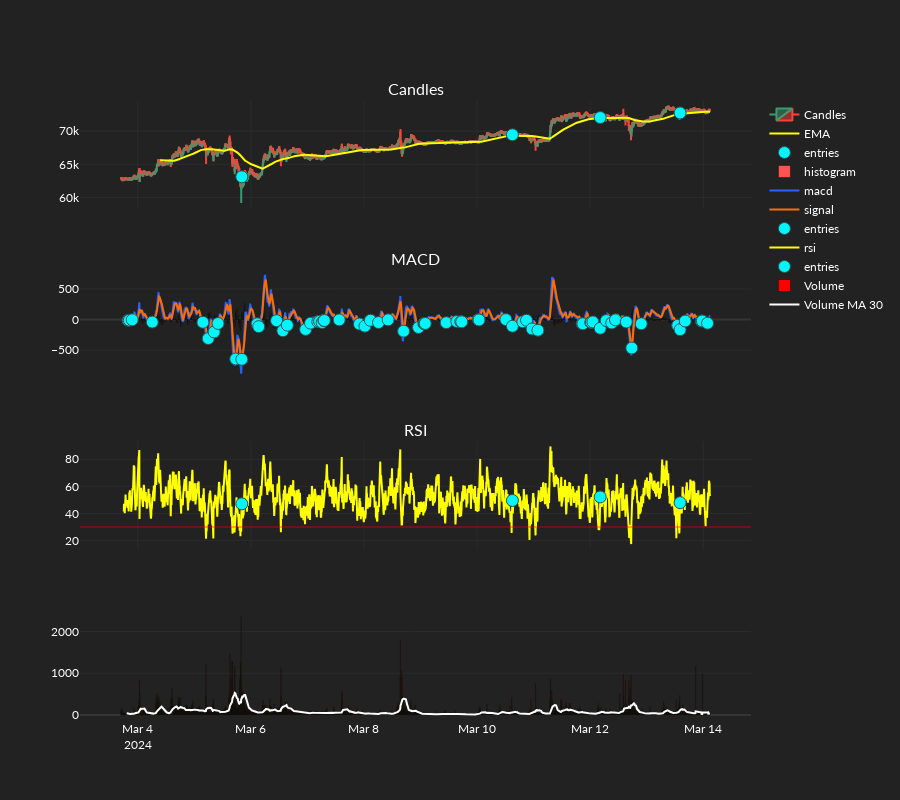

The cell this chart's notebook holds for it:
### Code cell
fig = go.Figure()
fig = make_subplots(
    cols=1,
    rows=4,
    shared_xaxes=True,
    subplot_titles=["Candles","MACD","RSI"],
    # row_heights=[0.6,0.4],
    vertical_spacing=0.1
)
# Candlestick chart for pricing
fig.append_trace(
    go.Candlestick(
        x=datetimes,
        open=candles[:, CandleBodyType.Open],        
        high=candles[:, CandleBodyType.High],        
        low=candles[:, CandleBodyType.Low],        
        close=candles[:, CandleBodyType.Close],       
        name="Candles",
    ),
    col=1,
    row=1
)

fig.append_trace(
    go.Scatter(
        x=datetimes,
        y=ema,
        name="EMA",
        line_color="yellow",
    ),
    col=1,
    row=1,
)

fig.append_trace(
    go.Scatter(
        x=datetimes,
        y=entry_signals_close,
        mode="markers",
        name="entries",
        marker=dict(
            size=12,
            symbol="circle",
            color="#00F6FF",
            line=dict(
                width=1,
                color="DarkSlateGray",
            )
        )
    ),
    row=1,
    col=1        
)



ind_shift = np.roll(histogram, 1)
ind_shift[0] = np.nan
colors = np.where(
    histogram >= 0,
    np.where(ind_shift < histogram, "#26A69A", "#B2DFBD"),
    np.where(ind_shift < histogram, "#FFCDD2", "#FF5252"),
)

fig.append_trace(
    go.Bar(
        x=datetimes,
        y=histogram,
        name="histogram",
        marker_color=colors
    ),
    row=2,
    col=1
)

fig.append_trace(
    go.Scatter(
        x=datetimes,
        y=macd,
        name="macd",
        line_color="#2962FF"
    ),
    row=2,
    col=1
)

fig.append_trace(
    go.Scatter(
        x=datetimes,
        y=signal,
        name="signal",
        line_color="#FF6D00"
    ),
    row=2,
    col=1
)

fig.append_trace(
    go.Scatter(
        x=datetimes,
        # y=entry_signals_macd,
        y=macd_cross_plot,
        mode="markers",
        name="entries",
        marker=dict(
            size=12,
            symbol="circle",
            color="#00F6FF",
            line=dict(
                width=1,
                color="DarkSlateGray",
            )
        )
    ),
    row=2,
    col=1        
)

fig.append_trace(
    go.Scatter(
        x=datetimes,
        y=rsi,
        name="rsi",
        line_color="yellow",
    ),
    row=3,
    col=1
)

fig.append_trace(
    go.Scatter(
        x=datetimes,
        y=entry_signals_rsi,
        mode="markers",
        name="entries",
        marker=dict(
            size=12,
            symbol="circle",
            color="#00F6FF",
            line=dict(
                width=1,
                color="DarkSlateGray",
            )
        )
    ),
    row=3,
    col=1        
)

fig.add_hline(
    y=rsi_is_below,
    opacity=0.3,
    line_color="red",
    row=3,
    col=1  
)

# Volume Indicator (Row 3)
fig.add_trace(go.Bar(
    x=datetimes, 
    y=volume,    
    name="Volume",
    marker_color=list(map(calculate_volume_color, open_prices, closing_prices))
), row=4, col=1)

fig.add_trace(go.Scatter(
    x=datetimes,
    y=ma_volume,
    mode='lines',
    name='Volume MA 30',
    line=dict(color='white')
), row=4, col=1) 


# Update options and show plot
fig.update_layout(height=800, xaxis_rangeslider_visible=False)
fig.show()

### Figure 1 — Plotly figure (JSON) as saved in the notebook; plotly's stock layout.template omitted (floating-point values rounded to 4 significant figures; data arrays with more than 128 entries replaced by an {"elided": "..."} marker saying what was removed)
{"data": [{"close": {"elided": "3000 float values"}, "high": {"elided": "3000 float values"}, "low": {"elided": "3000 float values"}, "name": "Candles", "open": {"elided": "3000 float values"}, "type": "candlestick", "x": {"elided": "3000 str values"}, "xaxis": "x", "yaxis": "y"}, {"line": {"color": "yellow"}, "name": "EMA", "type": "scatter", "x": {"elided": "3000 str values"}, "xaxis": "x", "y": {"elided": "3000 float values"}, "yaxis": "y"}, {"marker": {"color": "#00F6FF", "line": {"color": "DarkSlateGray", "width": 1}, "size": 12, "symbol": "circle"}, "mode": "markers", "name": "entries", "type": "scatter", "x": {"elided": "3000 str values"}, "xaxis": "x", "y": {"elided": "3000 float values"}, "yaxis": "y"}, {"marker": {"color": {"elided": "3000 str values"}}, "name": "histogram", "type": "bar", "x": {"elided": "3000 str values"}, "xaxis": "x2", "y": {"elided": "3000 float values"}, "yaxis": "y2"}, {"line": {"color": "#2962FF"}, "name": "macd", "type": "scatter", "x": {"elided": "3000 str values"}, "xaxis": "x2", "y": {"elided": "3000 float values"}, "yaxis": "y2"}, {"line": {"color": "#FF6D00"}, "name": "signal", "type": "scatter", "x": {"elided": "3000 str values"}, "xaxis": "x2", "y": {"elided": "3000 float values"}, "yaxis": "y2"}, {"marker": {"color": "#00F6FF", "line": {"color": "DarkSlateGray", "width": 1}, "size": 12, "symbol": "circle"}, "mode": "markers", "name": "entries", "type": "scatter", "x": {"elided": "3000 str values"}, "xaxis": "x2", "y": {"elided": "3000 float values"}, "yaxis": "y2"}, {"line": {"color": "yellow"}, "name": "rsi", "type": "scatter", "x": {"elided": "3000 str values"}, "xaxis": "x3", "y": {"elided": "3000 float values"}, "yaxis": "y3"}, {"marker": {"color": "#00F6FF", "line": {"color": "DarkSlateGray", "width": 1}, "size": 12, "symbol": "circle"}, "mode": "markers", "name": "entries", "type": "scatter", "x": {"elided": "3000 str values"}, "xaxis": "x3", "y": {"elided": "3000 float values"}, "yaxis": "y3"}, {"marker": {"color": {"elided": "3000 str values"}}, "name": "Volume", "type": "bar", "x": {"elided": "3000 str values"}, "xaxis": "x4", "y": {"elided": "3000 float values"}, "yaxis": "y4"}, {"line": {"color": "white"}, "mode": "lines", "name": "Volume MA 30", "type": "scatter", "x": {"elided": "3000 str values"}, "xaxis": "x4", "y": {"elided": "3000 float values"}, "yaxis": "y4"}], "layout": {"annotations": [{"font": {"size": 16}, "showarrow": false, "text": "Candles", "x": 0.5, "xanchor": "center", "xref": "paper", "y": 1, "yanchor": "bottom", "yref": "paper"}, {"font": {"size": 16}, "showarrow": false, "text": "MACD", "x": 0.5, "xanchor": "center", "xref": "paper", "y": 0.725, "yanchor": "bottom", "yref": "paper"}, {"font": {"size": 16}, "showarrow": false, "text": "RSI", "x": 0.5, "xanchor": "center", "xref": "paper", "y": 0.45, "yanchor": "bottom", "yref": "paper"}], "height": 800, "shapes": [{"line": {"color": "red"}, "opacity": 0.3, "type": "line", "x0": 0, "x1": 1, "xref": "x3 domain", "y0": 30, "y1": 30, "yref": "y3"}], "xaxis": {"anchor": "y", "domain": [0, 1], "matches": "x4", "rangeslider": {"visible": false}, "showticklabels": false}, "xaxis2": {"anchor": "y2", "domain": [0, 1], "matches": "x4", "showticklabels": false}, "xaxis3": {"anchor": "y3", "domain": [0, 1], "matches": "x4", "showticklabels": false}, "xaxis4": {"anchor": "y4", "domain": [0, 1]}, "yaxis": {"anchor": "x", "domain": [0.825, 1]}, "yaxis2": {"anchor": "x2", "domain": [0.55, 0.725]}, "yaxis3": {"anchor": "x3", "domain": [0.275, 0.45]}, "yaxis4": {"anchor": "x4", "domain": [0, 0.175]}}}
